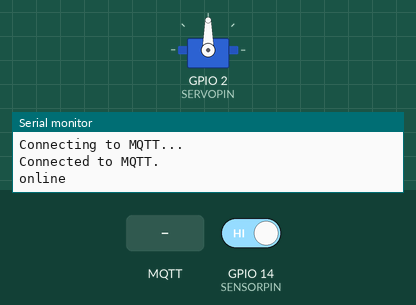
The sketch below on a simulated ESP8266 (NodeMCU). On the bench: servo, the last lines printed to the serial monitor. The test bench sets the inputs (shaded band); at power-on: GPIO 14 (SENSORPIN) HIGH. WiFi joins after 1.5 s; servers stay silent unless stated; no MQTT or app messages arrive unless stated.

Above: at 2.7 s.
2.8 s: MQTT message "treating" arrives on the first subscribed topic
At 4.4 s:
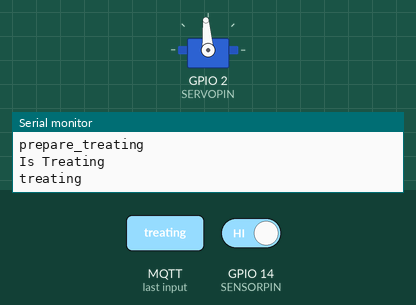
5.3 s: MQTT message "treating" arrives on the second subscribed topic
6.8 s: MQTT message "load" arrives on the second subscribed topic
At 27.9 s:
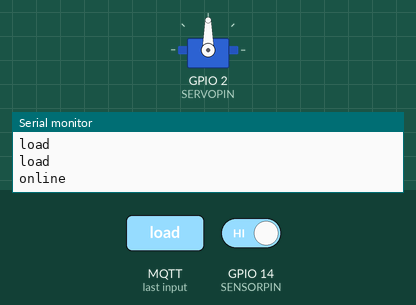
Timing chart, 0 to 28.3 s (numbered marks = the images above; inputs shaded):
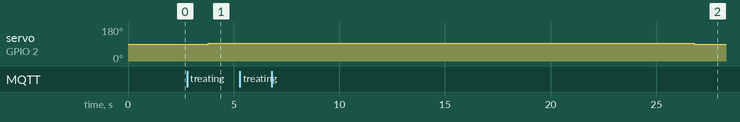

The sketch:

twitch_robot.ino
```cpp
#include <ArduinoOTA.h>
#include <ESP8266WiFi.h>

#include <DNSServer.h>            //Local DNS Server used for redirecting all requests to the configuration portal
#include <ESP8266WebServer.h>     //Local WebServer used to serve the configuration portal
#include <WiFiManager.h>          //https://github.com/tzapu/WiFiManager WiFi Configuration Magic

#include <Ticker.h>
#include <AsyncMqttClient.h>
#include <ArduinoJson.h>

#include <Servo.h>

#define DEVICENAME "larry_robot"


#define SENSORPIN 14 //D5
#define SERVOPIN 2 //D4
int sensorState = 0, lastState=0;


Servo myservo;
Ticker servoTicker;
Ticker keepAliveTicker;
Ticker treatTicker;
Ticker lightTicker;


char robot_status[50] = "offline";
char treat_username[50] = "Kbearz";


/****************************************MQTT***************************************/
#define MQTT_HOST "192.168.0.29"  //change to your MQTT server IP
#define MQTT_PORT 1883 //change to your MQTT server port
#define MQTT_USERNAME "username" //change to your MQTT username if any
#define MQTT_PASSWORD "password" //change to your MQTT password if any

const int BUFFER_SIZE = JSON_OBJECT_SIZE(10);
#define MQTT_MAX_PACKET_SIZE 512;

AsyncMqttClient mqttClient;
Ticker mqttReconnectTimer;

bool HASMQTT = false;

WiFiEventHandler wifiConnectHandler;
WiFiEventHandler wifiDisconnectHandler;
Ticker wifiReconnectTimer;

/*******************************************************************************/

void setup()
{
    pinMode(SENSORPIN, INPUT_PULLUP); //servo needs a pullup resistor or use the built-in pullup


    Serial.begin(115200);

    keepAliveTicker.attach(10, keepAlive); //Send robot_status MQTT message every 10 seconds (keep alive)

    myservo.attach(SERVOPIN); //attach servo
    myservo.write(90); //90 means stop on a continuous servo

    wifiConnectHandler = WiFi.onStationModeGotIP(onWifiConnect);
    wifiDisconnectHandler = WiFi.onStationModeDisconnected(onWifiDisconnect);

    mqttClient.onConnect(onMqttConnect);
    mqttClient.onDisconnect(onMqttDisconnect);
    mqttClient.onMessage(onMqttMessage);
    mqttClient.onPublish(onMqttPublish);
    mqttClient.setServer(MQTT_HOST, MQTT_PORT);
    mqttClient.setCredentials(MQTT_USERNAME, MQTT_PASSWORD);

    WiFiManager wifiManager;
    wifiManager.autoConnect("Robot AP");


}


void loop()
{
   ArduinoOTA.handle();
   sensorState = digitalRead(SENSORPIN);


   //Treating - turn servo until treat passes the sensor, then tell the server it was a success
   if(strcmp(robot_status, "treating") == 0){
      //move servo forward slowly
      myservo.write(94);
      if (!sensorState && lastState) {
        //beam sensor triggered
        treatSuccess();
      }
  }
  //Loading - turn servo until treat passes the sensor, then put robot back online
  else if(strcmp(robot_status, "load") == 0){
      myservo.write(94);
      if (!sensorState && lastState) {
        change_status("online");
      }
  }
  //Empty - turn servo for an amount of time to drain the hopper
  else if(strcmp(robot_status, "empt") == 0){
      myservo.write(94);
  }
  else{
    //stop servo
    myservo.write(90);
  }


  lastState = sensorState;
}

void treatFailure()
{
  if(HASMQTT){
    mqttClient.publish("treat_failure", 1, false, "empty");
  }
  change_light(3); //Change light to error red
  lightTicker.attach(5, lightZero); //in 5 seconds turn light off
  change_status("online");
}

void treatSuccess()
{
  if(HASMQTT){
    mqttClient.publish("treat_success", 1, false, treat_username);
  }
  change_light(2); //change light to flashing success
  lightTicker.attach(5, lightZero); //in 5 seconds turn light off
  change_status("online");
}

void change_light(int lightState){
  //send custom JSON data to light over MQTT. This is meant to work with my custom home LED system.
  //You will likely want to implement your own method for the lighting if any.
  if(HASMQTT){
    if(lightState == 0){
      mqttClient.publish("LED_ROBOT", 1, true, "{\"default\":\"\",\"title\":\"\",\"speed\":1500,\"mode\":\"Gradient Twinkle\",\"icon\":\"\",\"tv_active\":false,\"kitchen_active\":false,\"colors\":[{\"hexcolor\":\"#009aff\",\"slider\":0},{\"hexcolor\":\"#031e2b\",\"slider\":133},{\"hexcolor\":\"#c7edff\",\"slider\":255}],\"colorbytes\":[0,0,154,255,133,3,30,43,255,199,237,255],\"colorstring\":\"#009aff 0%, #031e2b 52.15686274509804%, #c7edff 100%\"}");
    }
    else if(lightState == 1){
      mqttClient.publish("LED_ROBOT", 1, true, "{\"greenflash\":\"\",\"title\":\"\",\"speed\":150,\"mode\":\"Gradient Pulse\",\"icon\":\"\",\"tv_active\":false,\"kitchen_active\":false,\"colors\":[{\"hexcolor\":\"#2dff0a\",\"slider\":0},{\"hexcolor\":\"#17e022\",\"slider\":255}],\"colorbytes\":[0,45,255,10,255,23,224,34],\"colorstring\":\"#2dff0a 0%, #17e022 100%\"} ");
    }
    else if(lightState == 2){
       mqttClient.publish("LED_ROBOT", 1, true, "{\"downwards\":\"\",\"title\":\"\",\"speed\":400,\"mode\":\"Gradient Slide\",\"icon\":\"\",\"tv_active\":false,\"kitchen_active\":false,\"colors\":[{\"hexcolor\":\"#ff00e2\",\"slider\":0},{\"hexcolor\":\"#2dff0a\",\"slider\":88},{\"hexcolor\":\"#00efff\",\"slider\":180},{\"hexcolor\":\"#f200b3\",\"slider\":255}],\"colorbytes\":[0,255,0,226,88,45,255,10,180,0,239,255,255,242,0,179],\"colorstring\":\"#ff00e2 0%, #2dff0a 34.509803921568626%, #00efff 70.58823529411765%, #f200b3 100%\"}");
    }
    else if(lightState == 3){
       mqttClient.publish("LED_ROBOT", 1, true, "{\"redflash\":\"\",\"title\":\"\",\"speed\":150,\"mode\":\"Gradient Pulse\",\"icon\":\"\",\"tv_active\":false,\"kitchen_active\":false,\"colors\":[{\"hexcolor\":\"#2dff0a\",\"slider\":0},{\"hexcolor\":\"#17e022\",\"slider\":255}],\"colorbytes\":[0,255,45,10,255,255,24,34],\"colorstring\":\"#2dff0a 0%, #17e022 100%\"}");
    }
  }
}
void change_status(char* newstatus)
{

  strcpy(robot_status, newstatus);
  treatTicker.detach();

  if(strcmp(robot_status, "prepare_treating") == 0){
      Serial.println("Prepare Treating");
      change_light(1);
      lightTicker.detach();
      lightTicker.attach(1, lightTwo);
  }

  if(strcmp(robot_status, "treating") == 0){
      Serial.println("Is Treating");
      treatTicker.attach(12, treatFailure);
  }

  if(strcmp(robot_status, "load") == 0){
      treatTicker.attach(20, resetStatus);
  }

  if(strcmp(robot_status, "empt") == 0){
      treatTicker.attach(11, resetStatus);
  }

  keepAlive();
}

//Helper functions for various light modes
void lightTwo(){
  lightTicker.detach();
  change_status("treating");
}

void lightZero(){
  lightTicker.detach();
  change_light(0);
}

void resetStatus(){
  change_light(0);
  change_status("online");
}

//Send keepalive message to server often
void keepAlive() {
  if(HASMQTT){
    mqttClient.publish("robot_status", 1, true, robot_status);
  }
  Serial.println(robot_status);
}


/* Setup functions for mqtt/wifi/ota  ----------------------------------------------------------------------------------------------- */
void onMqttMessage(char* topic, char* payload, AsyncMqttClientMessageProperties properties, size_t len, size_t index, size_t total) {
  Serial.println("Publish received.");
  Serial.print("  topic: ");
  Serial.println(topic);

  if(strcmp(topic, robot_status) != 0){
      if(strcmp(topic, "do_robot_status") == 0){
        // handleLookJson(message);
         change_status(payload);
      }
      if(strcmp(topic, "treat_give") == 0){
          Serial.println("TREATGIVE");
          strcpy(treat_username, payload);
          change_status("prepare_treating");
      }
  }

}


void connectToWifi() {
  Serial.println("Connecting to Wi-Fi...");
  WiFi.begin();

}

void onWifiConnect(const WiFiEventStationModeGotIP& event) {
  Serial.println("Connected to Wi-Fi.");
  setupOTA();
  connectToMqtt();
}

void onWifiDisconnect(const WiFiEventStationModeDisconnected& event) {
  Serial.println("Disconnected from Wi-Fi.");
  mqttReconnectTimer.detach(); // ensure we don't reconnect to MQTT while reconnecting to Wi-Fi
  wifiReconnectTimer.once(4, connectToWifi);
}

void connectToMqtt() {
  Serial.println("Connecting to MQTT...");
  mqttClient.connect();
}

void onMqttConnect(bool sessionPresent) {
  Serial.println("Connected to MQTT.");
  uint16_t packetIdSub = mqttClient.subscribe("treat_give", 1);
  uint16_t packetIdSub2 = mqttClient.subscribe("do_robot_status", 1);
  HASMQTT = true;
  change_status("online");
  change_light(0);
}

void onMqttDisconnect(AsyncMqttClientDisconnectReason reason) {
  Serial.println("Disconnected from MQTT.");
  HASMQTT = false;

  if (WiFi.isConnected()) {
    mqttReconnectTimer.once(2, connectToMqtt);
  }
}

void onMqttPublish(uint16_t packetId) {
  Serial.println("Publish acknowledged.");
}

/****************************************OTA***************************************/
void setupOTA(){
  ArduinoOTA.setHostname(DEVICENAME);

  ArduinoOTA.onStart([]() {
    Serial.println("Start");
  });
  ArduinoOTA.onEnd([]() {
    Serial.println("\nEnd");
  });
  ArduinoOTA.onProgress([](unsigned int progress, unsigned int total) {
    Serial.printf("Progress: %u%%\r", (progress / (total / 100)));
  });
  ArduinoOTA.onError([](ota_error_t error) {
    Serial.printf("Error[%u]: ", error);
    if (error == OTA_AUTH_ERROR) Serial.println("Auth Failed");
    else if (error == OTA_BEGIN_ERROR) Serial.println("Begin Failed");
    else if (error == OTA_CONNECT_ERROR) Serial.println("Connect Failed");
    else if (error == OTA_RECEIVE_ERROR) Serial.println("Receive Failed");
    else if (error == OTA_END_ERROR) Serial.println("End Failed");
  });
  ArduinoOTA.begin();
  Serial.print("IP address: ");
  Serial.println(WiFi.localIP());
}
```

Measured:
- after the input at 2.8 s, servo on GPIO 2 (SERVOPIN): 90° → 94° after 1.0 s
- after the input at 6.8 s, servo on GPIO 2 (SERVOPIN): 94° → 90° after 20.0 s instead of 10.5 s
